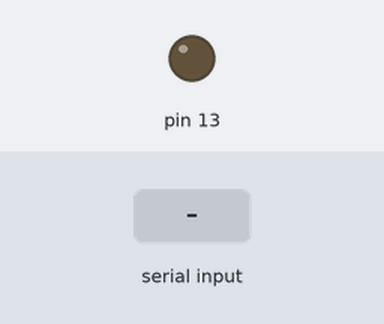
The sketch below on a simulated Arduino Mega 2560, built with avr-gcc and run on an emulated ATmega2560. Shown: output pins drawn as LEDs (lit = HIGH). The inputs (shaded band) are chosen by the test bench.

Above: at 1.2 s.
1.3 s: "on\n" received over the second serial link
At 2.5 s:
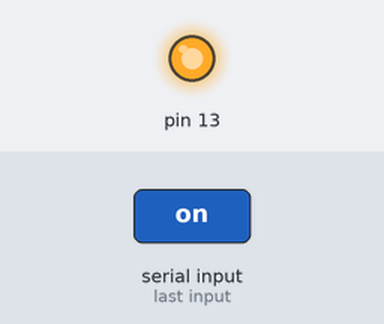
2.8 s: "off\n" received over the second serial link
At 3.8 s:
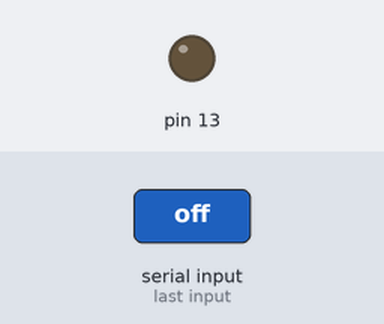
Timing chart, 0 to 5.8 s (numbered marks = the images above; inputs shaded):
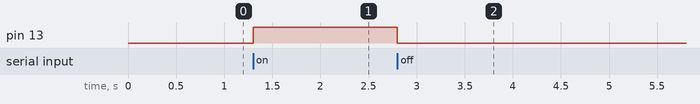

The sketch:

TrialConnectv2.ino
```cpp
String dataTerima;

void setup() {
  Serial1.begin(57600);
  pinMode(13, OUTPUT);

}

void loop() {
  if (Serial1.available() >0) {
    dataTerima = Serial1.readStringUntil('\n');

    if (dataTerima == "on") {
      digitalWrite(13, HIGH);
    }
    else if (dataTerima == "off") {
      digitalWrite(13, LOW);
    }
  }

}
```

Measured:
- after the input at 1.3 s, pin 13: LOW → HIGH at once
- after the input at 2.8 s, pin 13: HIGH → LOW at once
